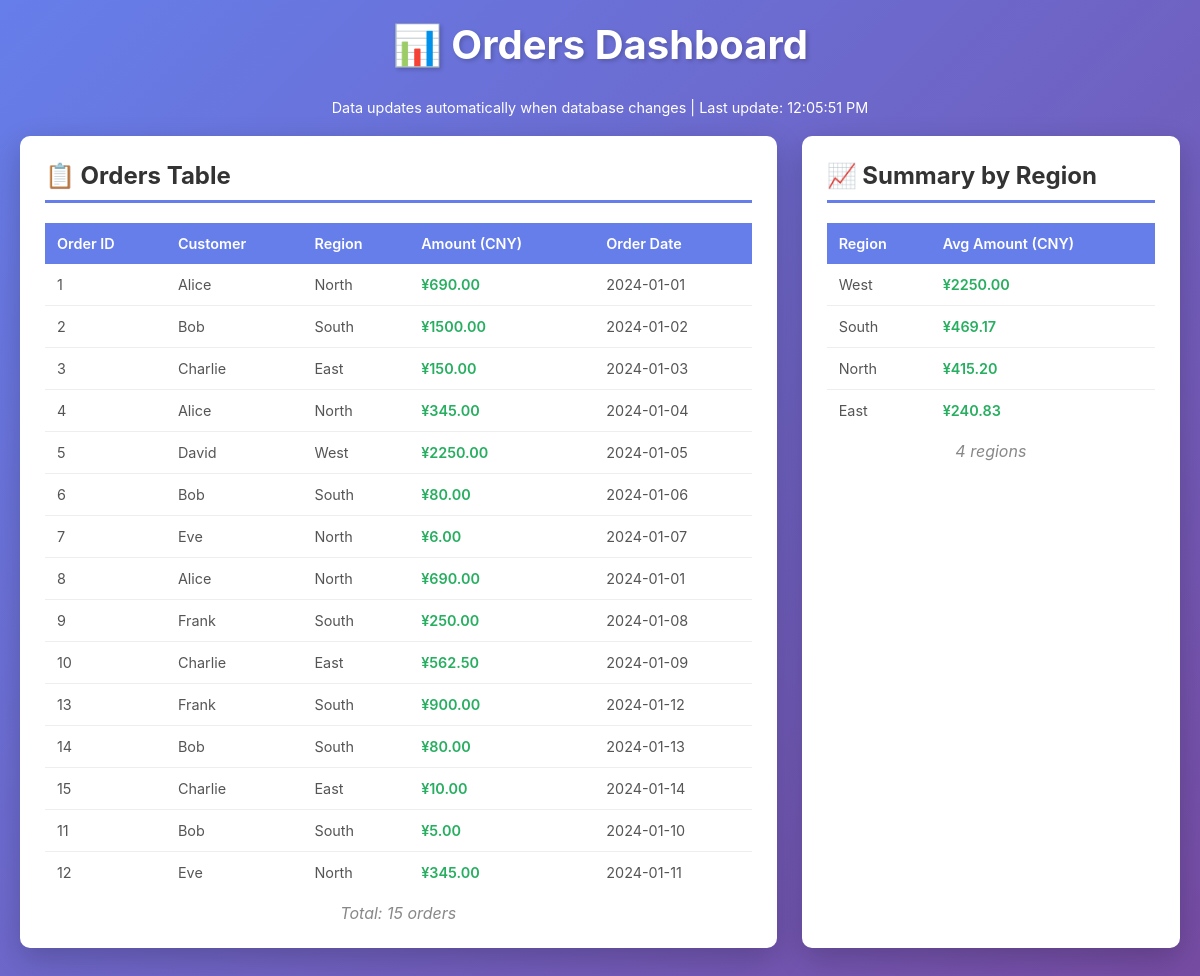
The page / on the database its author committed.
### tables this page shows
CREATE TABLE "orders" (
"order_id" INTEGER,
  "customer_id" INTEGER,
  "amount" INTEGER,
  "amount_currency" TEXT,
  "order_date" TEXT,
  "amount_cny" REAL,
  "name" TEXT,
  "region" TEXT
);

CREATE TABLE "region_summary" (
"region" TEXT,
  "avg_amount_cny" REAL
);

### app.py (the view)
@app.route('/')
def index():
    orders = get_orders()
    summary = get_summary()
    return render_template('index.html', orders=orders, summary=summary)

### app.py (called while the page is built)
def get_db_connection():
    conn = sqlite3.connect(str(DB_PATH))
    conn.row_factory = sqlite3.Row
    return conn

def get_orders():
    conn = get_db_connection()
    try:
        cursor = conn.cursor()
        cursor.execute('SELECT * FROM orders')
        orders = cursor.fetchall()
        return [dict(row) for row in orders]
    finally:
        conn.close()

def get_summary():
    conn = get_db_connection()
    try:
        cursor = conn.cursor()
        cursor.execute('SELECT * FROM region_summary ORDER BY avg_amount_cny DESC')
        summary = cursor.fetchall()
        return [dict(row) for row in summary]
    finally:
        conn.close()

### templates/index.html (shortened to what this page needs)
<!DOCTYPE html>
<html lang="en">
<head>
</head>
<body>
    <div class="container">
        <h1>📊 Orders Dashboard</h1>
        <div class="refresh-info">
            Data updates automatically when database changes | Last update: <span id="lastUpdate">Loading...</span>
        </div>
        <div class="grid">
            <div class="card" id="ordersCard">
                <h2>📋 Orders Table</h2>
                <div id="ordersTable">
                    <table>
                        <thead>
                            <tr>
                                <th>Order ID</th>
                                <th>Customer</th>
                                <th>Region</th>
                                <th>Amount (CNY)</th>
                                <th>Order Date</th>
                            </tr>
                        </thead>
                        <tbody>
                            {% for order in orders %}
                            <tr>
                                <td>{{ order.order_id }}</td>
                                <td>{{ order.name }}</td>
                                <td>{{ order.region }}</td>
                                <td class="highlight-cny">¥{{ "%.2f"|format(order.amount_cny) }}</td>
                                <td>{{ order.order_date }}</td>
                            </tr>
                            {% endfor %}
                        </tbody>
                    </table>
                </div>
                <div class="last-updated">Total: {{ orders|length }} orders</div>
            </div>
            <div class="card" id="summaryCard">
                <h2>📈 Summary by Region</h2>
                <div id="summaryTable">
                    <table>
                        <thead>
                            <tr>
                                <th>Region</th>
                                <th>Avg Amount (CNY)</th>
                            </tr>
                        </thead>
                        <tbody>
                            {% for row in summary %}
                            <tr>
                                <td>{{ row.region }}</td>
                                <td class="highlight-cny">¥{{ "%.2f"|format(row.avg_amount_cny) }}</td>
                            </tr>
                            {% endfor %}
                        </tbody>
                    </table>
                </div>
                <div class="last-updated">{{ summary|length }} regions</div>
            </div>
        </div>
    </div>
</body>
</html>

### templates/index.html (style rules this page uses)
* { margin: 0; padding: 0; box-sizing: border-box; }
body { font-family: -apple-system, BlinkMacSystemFont, 'Segoe UI', Roboto, Oxygen, Ubuntu, Cantarell, sans-serif; background: linear-gradient(135deg, #667eea 0%, #764ba2 100%); padding: 20px; min-height: 100vh; }
.container { max-width: 1400px; margin: 0 auto; }
h1 { color: white; text-align: center; margin-bottom: 30px; font-size: 2.5em; text-shadow: 2px 2px 4px rgba(0,0,0,0.2); }
.refresh-info { text-align: center; color: white; margin-bottom: 20px; font-size: 0.9em; }
.card { background: white; border-radius: 10px; padding: 25px; margin-bottom: 25px; box-shadow: 0 10px 30px rgba(0,0,0,0.2); }
.card h2 { color: #333; margin-bottom: 20px; font-size: 1.5em; border-bottom: 3px solid #667eea; padding-bottom: 10px; }
table { width: 100%; border-collapse: collapse; font-size: 0.9em; }
th { background: #667eea; color: white; padding: 12px; text-align: left; font-weight: 600; }
td { padding: 12px; border-bottom: 1px solid #eee; color: #555; }
tr:last-child td { border-bottom: none; }
.highlight-cny { color: #27ae60; font-weight: 600; }
.grid { display: grid; grid-template-columns: 2fr 1fr; gap: 25px; }
.last-updated { text-align: center; color: #888; margin-top: 10px; font-style: italic; }

### rows shown on the page
orders: order_id "1", name "Alice", region "North", amount_cny "690.00", order_date "2024-01-01"
orders: order_id "2", name "Bob", region "South", amount_cny "1500.00", order_date "2024-01-02"
orders: order_id "3", name "Charlie", region "East", amount_cny "150.00", order_date "2024-01-03"
orders: order_id "4", name "Alice", region "North", amount_cny "345.00", order_date "2024-01-04"
orders: order_id "5", name "David", region "West", amount_cny "2250.00", order_date "2024-01-05"
orders: order_id "6", name "Bob", region "South", amount_cny "80.00", order_date "2024-01-06"
orders: order_id "7", name "Eve", region "North", amount_cny "6.00", order_date "2024-01-07"
orders: order_id "8", name "Alice", region "North", amount_cny "690.00", order_date "2024-01-01"
orders: order_id "9", name "Frank", region "South", amount_cny "250.00", order_date "2024-01-08"
orders: order_id "10", name "Charlie", region "East", amount_cny "562.50", order_date "2024-01-09"
orders: order_id "13", name "Frank", region "South", amount_cny "900.00", order_date "2024-01-12"
orders: order_id "14", name "Bob", region "South", amount_cny "80.00", order_date "2024-01-13"
orders: order_id "15", name "Charlie", region "East", amount_cny "10.00", order_date "2024-01-14"
orders: order_id "11", name "Bob", region "South", amount_cny "5.00", order_date "2024-01-10"
orders: order_id "12", name "Eve", region "North", amount_cny "345.00", order_date "2024-01-11"
region_summary: region "West", avg_amount_cny "2250.00"
region_summary: region "South", avg_amount_cny "469.17"
region_summary: region "North", avg_amount_cny "415.20"
region_summary: region "East", avg_amount_cny "240.83"

### other values the page prints
{{ orders|length }} "15"
{{ summary|length }} "4"
